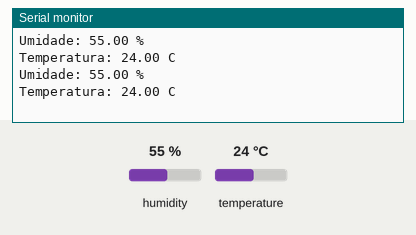
The sketch below on a simulated Arduino Uno, built with avr-gcc and run on an emulated ATmega328P. Shown: the last lines printed to the serial monitor. The inputs (shaded band) are chosen by the test bench; at power-on: humidity 55 %, temperature 24 °C.

Above: at 4.8 s.
4.9 s: humidity set to 22 %
At 7.4 s:
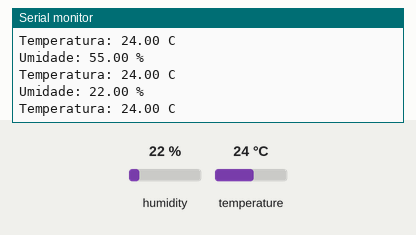
7.9 s: temperature set to 12 °C
At 8.6 s:
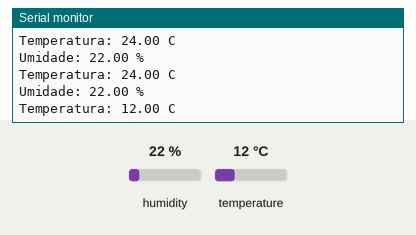
10.9 s: humidity set to 40 %
At 13.4 s:
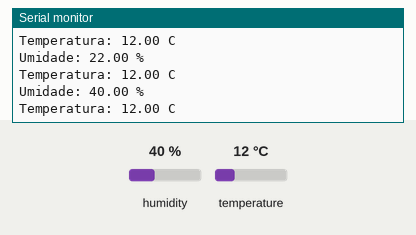
Timing chart, 0 to 14.9 s (numbered marks = the images above; inputs shaded):
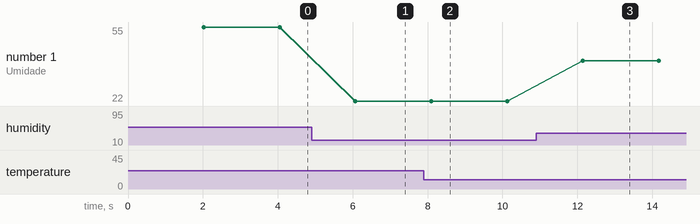

Measured:
- after the input at 4.9 s, the serial monitor: prints a new line after 1.2 s (image 1)
- after the input at 7.9 s, the serial monitor: prints a new line after 0.22 s (image 2)
- after the input at 10.9 s, the serial monitor: prints a new line after 1.2 s (image 3)
- plotted number 1: 55 → 22 after the input at 4.9 s, 22 → 40 after the input at 10.9 s

The sketch:

sizzling_bombul1.ino
```cpp
#include <DHT.h>

// Definir o tipo do sensor
#define DHTTYPE DHT11

// Definir os pinos dos sensores
#define TEMP_PIN 4
#define HUMID_PIN 5

// Criar uma instância do objeto DHT
DHT dht(TEMP_PIN, DHTTYPE);

void setup() {
  // Iniciar o Serial Monitor
  Serial.begin(9600);

  // Iniciar o sensor DHT
  dht.begin();
}

void loop() {
  // Esperar um pouco entre as leituras
  delay(2000);

  // Ler a umidade
  float humidity = dht.readHumidity();

  // Ler a temperatura em Celsius
  float temperature = dht.readTemperature();

  // Verificar se as leituras falharam e sair se isso acontecer
  if (isnan(humidity) || isnan(temperature)) {
    Serial.println("Falha ao ler do sensor DHT!");
    return;
  }

  // Exibir as leituras no Serial Monitor
  Serial.print("Umidade: ");
  Serial.print(humidity);
  Serial.println(" %");

  Serial.print("Temperatura: ");
  Serial.print(temperature);
  Serial.println(" C");
}
```
